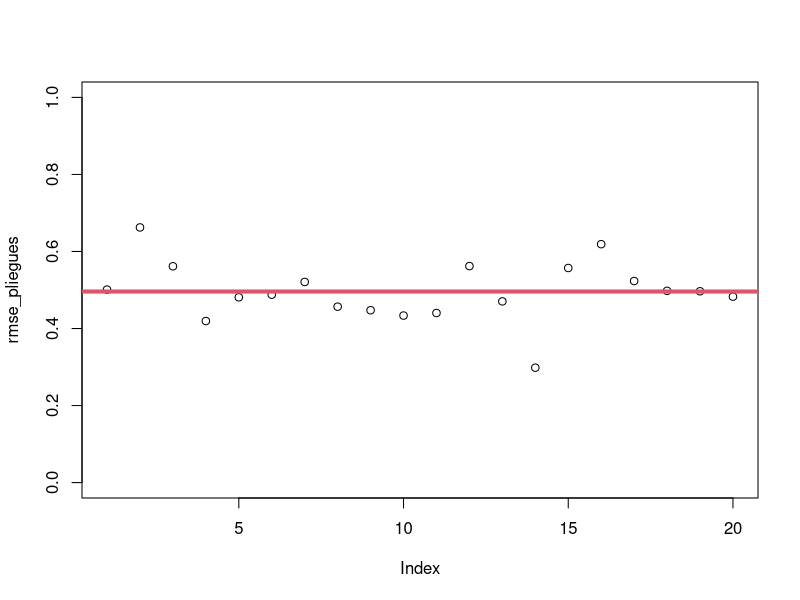

Here is the R script that generated this plot:

# Hacemos la validación cruzada de nuestra red neuronal. ------------------

#install.packages("caret")
#install.packages("nnet")
#install.packages("parallel")

# Paquetes ----------------------------------------------------------------

library("caret")
library("nnet")
library("parallel")

# función de pliegue ------------------------------------------------------
rmse_fold <- function(pliegue, form, datos,  nn_size){  
  # preguntamos cuales de las filas que tenemos en nuestros datos estan en el vector pliegue
  pliegue_logic <- seq_len(nrow(datos)) %in% pliegue
  
  # Definimos los sets datos
  prueba <- subset(datos, pliegue_logic)
  entrena <- subset(datos, !pliegue_logic)  
  
  # Definimos el modelo de la red
  modelo <- nnet(form, data=entrena, size=nn_size, linout=TRUE, trace=FALSE)
  
  # Obtenemos el nombre de la variable respuesta de la red neuronal
  response_name <- setdiff(names(datos), modelo$coefnames)
  
  # Obtenemos la respuesta pronosticada
  Y_pronosticado <- predict(modelo, newdata = prueba)
  
  rmse <- RMSE(Y_pronosticado, prueba[[response_name]])
  rmse
}


# Red neuronal ------------------------------------------------------------

n_pliegues <- 20
tamano_muestral <-300
neuronas <- 10

genera_y <- function(x){
  cos(x) + rnorm(length(x), 0, 0.5)
}

X <- seq(0, 3*pi, length.out = tamano_muestral)
Y <- genera_y(X)

data.frame(X, Y) -> muestra


# validacion cruzada ------------------------------------------------------

# Usamos la funcion createFolds para crear los pliegues
createFolds(muestra$Y, k = n_pliegues) -> pliegues

# Usamos funcion mclapply para paralelizar la operacion
mclapply(
  # datos de pliegues
  pliegues,
  
  # funcion creada parte superior
  rmse_fold, 
  
  # Agregamos los parametros restantes a la funcion
  # rmse_fold(pliegue, form, datos,  nn_size)
  Y ~ X, 
  muestra, 
  nn_size = neuronas, 
  
  # Indicamos el numeros de cores
  #mc.cores = floor(detectCores()*0.8)
  mc.cores = 1
  ) -> rmse_pliegues

# convertimos la lista rmse_pliegues en un vector 
rmse_pliegues <- unlist(rmse_pliegues)

# obtenemos el promedio de los pliegues
mean(rmse_pliegues)

# graficamos
plot(rmse_pliegues, ylim = c(0, 1))
abline(h = mean(rmse_pliegues), col = 2, lwd = 4)
